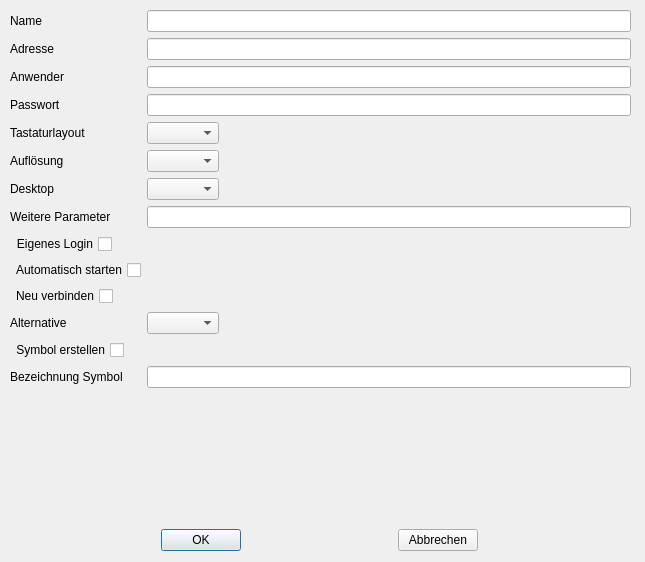
<?xml version="1.0" encoding="UTF-8"?>
<ui version="4.0">
 <class>Dialogx2go</class>
 <widget class="QDialog" name="Dialogx2go">
  <property name="geometry">
   <rect>
    <x>0</x>
    <y>0</y>
    <width>645</width>
    <height>562</height>
   </rect>
  </property>
  <property name="windowTitle">
   <string>x2go</string>
  </property>
  <widget class="QWidget" name="formLayoutWidget">
   <property name="geometry">
    <rect>
     <x>10</x>
     <y>10</y>
     <width>621</width>
     <height>506</height>
    </rect>
   </property>
   <layout class="QFormLayout" name="formLayout">
    <property name="fieldGrowthPolicy">
     <enum>QFormLayout::ExpandingFieldsGrow</enum>
    </property>
    <item row="0" column="0">
     <widget class="QLabel" name="x2goLabelName">
      <property name="text">
       <string>Name</string>
      </property>
     </widget>
    </item>
    <item row="0" column="1">
     <widget class="QLineEdit" name="x2goInputName"/>
    </item>
    <item row="1" column="0">
     <widget class="QLabel" name="x2goLabelAddress">
      <property name="text">
       <string>Adresse</string>
      </property>
     </widget>
    </item>
    <item row="1" column="1">
     <widget class="QLineEdit" name="x2goInputAddress"/>
    </item>
    <item row="2" column="0">
     <widget class="QLabel" name="x2goLabelUser">
      <property name="text">
       <string>Anwender</string>
      </property>
     </widget>
    </item>
    <item row="2" column="1">
     <widget class="QLineEdit" name="x2goInputUser"/>
    </item>
    <item row="3" column="0">
     <widget class="QLabel" name="x2goLabelPassword">
      <property name="text">
       <string>Passwort</string>
      </property>
     </widget>
    </item>
    <item row="3" column="1">
     <widget class="QLineEdit" name="x2goInputPassword"/>
    </item>
    <item row="4" column="0">
     <widget class="QLabel" name="x2goLabelKeyboard">
      <property name="text">
       <string>Tastaturlayout</string>
      </property>
     </widget>
    </item>
    <item row="4" column="1">
     <widget class="QComboBox" name="x2goInputKeyboard"/>
    </item>
    <item row="5" column="0">
     <widget class="QLabel" name="x2goLabelResolution">
      <property name="text">
       <string>Auflösung</string>
      </property>
     </widget>
    </item>
    <item row="5" column="1">
     <widget class="QComboBox" name="x2goInputResolution"/>
    </item>
    <item row="6" column="0">
     <widget class="QLabel" name="x2goLabelDesktop">
      <property name="text">
       <string>Desktop</string>
      </property>
     </widget>
    </item>
    <item row="6" column="1">
     <widget class="QComboBox" name="x2goInputDesktop"/>
    </item>
    <item row="7" column="0">
     <widget class="QLabel" name="x2goLabelParameter">
      <property name="text">
       <string>Weitere Parameter</string>
      </property>
     </widget>
    </item>
    <item row="7" column="1">
     <widget class="QLineEdit" name="x2goInputParameter"/>
    </item>
    <item row="14" column="0">
     <widget class="QLabel" name="x2goLabelAlternative">
      <property name="text">
       <string>Alternative</string>
      </property>
     </widget>
    </item>
    <item row="14" column="1">
     <widget class="QComboBox" name="x2goInputAlternative"/>
    </item>
    <item row="11" column="0">
     <widget class="QCheckBox" name="x2goInputAutostart">
      <property name="layoutDirection">
       <enum>Qt::RightToLeft</enum>
      </property>
      <property name="text">
       <string>Automatisch starten</string>
      </property>
     </widget>
    </item>
    <item row="12" column="0">
     <widget class="QCheckBox" name="x2goInputRepeat">
      <property name="layoutDirection">
       <enum>Qt::RightToLeft</enum>
      </property>
      <property name="text">
       <string>Neu verbinden</string>
      </property>
     </widget>
    </item>
    <item row="10" column="0">
     <widget class="QCheckBox" name="x2goInputSystemLogin">
      <property name="layoutDirection">
       <enum>Qt::RightToLeft</enum>
      </property>
      <property name="text">
       <string>Eigenes Login</string>
      </property>
     </widget>
    </item>
    <item row="15" column="0">
     <widget class="QCheckBox" name="x2goInputIcon">
      <property name="layoutDirection">
       <enum>Qt::RightToLeft</enum>
      </property>
      <property name="text">
       <string>Symbol erstellen</string>
      </property>
     </widget>
    </item>
    <item row="16" column="0">
     <widget class="QLabel" name="x2goLabelIconName">
      <property name="text">
       <string>Bezeichnung Symbol</string>
      </property>
     </widget>
    </item>
    <item row="16" column="1">
     <widget class="QLineEdit" name="x2goInputIconName"/>
    </item>
   </layout>
  </widget>
  <widget class="QWidget" name="horizontalLayoutWidget">
   <property name="geometry">
    <rect>
     <x>10</x>
     <y>520</y>
     <width>621</width>
     <height>41</height>
    </rect>
   </property>
   <layout class="QHBoxLayout" name="horizontalLayout">
    <item>
     <widget class="QPushButton" name="x2goOKButton">
      <property name="sizePolicy">
       <sizepolicy hsizetype="Fixed" vsizetype="Fixed">
        <horstretch>0</horstretch>
        <verstretch>0</verstretch>
       </sizepolicy>
      </property>
      <property name="text">
       <string>OK</string>
      </property>
     </widget>
    </item>
    <item>
     <widget class="QPushButton" name="x2goCancelButton">
      <property name="sizePolicy">
       <sizepolicy hsizetype="Fixed" vsizetype="Fixed">
        <horstretch>0</horstretch>
        <verstretch>0</verstretch>
       </sizepolicy>
      </property>
      <property name="text">
       <string>Abbrechen</string>
      </property>
     </widget>
    </item>
   </layout>
  </widget>
 </widget>
 <tabstops>
  <tabstop>x2goInputName</tabstop>
  <tabstop>x2goInputAddress</tabstop>
  <tabstop>x2goInputUser</tabstop>
  <tabstop>x2goInputPassword</tabstop>
  <tabstop>x2goInputKeyboard</tabstop>
  <tabstop>x2goInputResolution</tabstop>
  <tabstop>x2goInputDesktop</tabstop>
  <tabstop>x2goInputParameter</tabstop>
  <tabstop>x2goInputSystemLogin</tabstop>
  <tabstop>x2goInputAutostart</tabstop>
  <tabstop>x2goInputRepeat</tabstop>
  <tabstop>x2goInputAlternative</tabstop>
  <tabstop>x2goInputIcon</tabstop>
  <tabstop>x2goInputIconName</tabstop>
  <tabstop>x2goOKButton</tabstop>
  <tabstop>x2goCancelButton</tabstop>
 </tabstops>
 <resources/>
 <connections/>
</ui>
